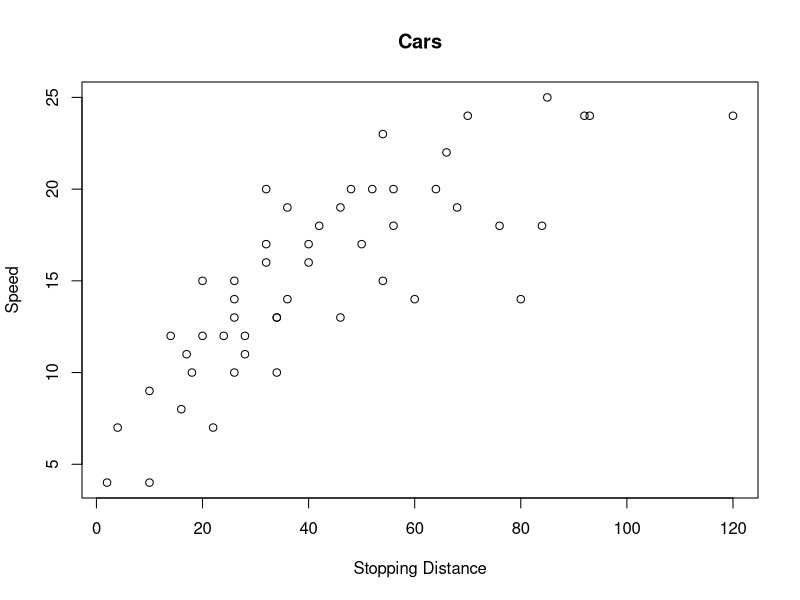

R code for this plot:
## ---- chunk 1
knitr::opts_chunk$set(echo = TRUE)
## ---- chunk 2
library(boot)
library(MASS)
head(cars)
plot(speed~dist, data=cars, main = "Cars" , xlab = "Stopping Distance", ylab = "Speed")
## ---- chunk 3
glm.fit = glm(speed~dist, data=cars)
degree=1:5
cv.error5=rep(0,5)
for(d in degree){
glm.fit = glm(speed~poly(dist, d), data=cars)
cv.error5[d] = cv.glm(cars,glm.fit,K=5)$delta[1]
}
